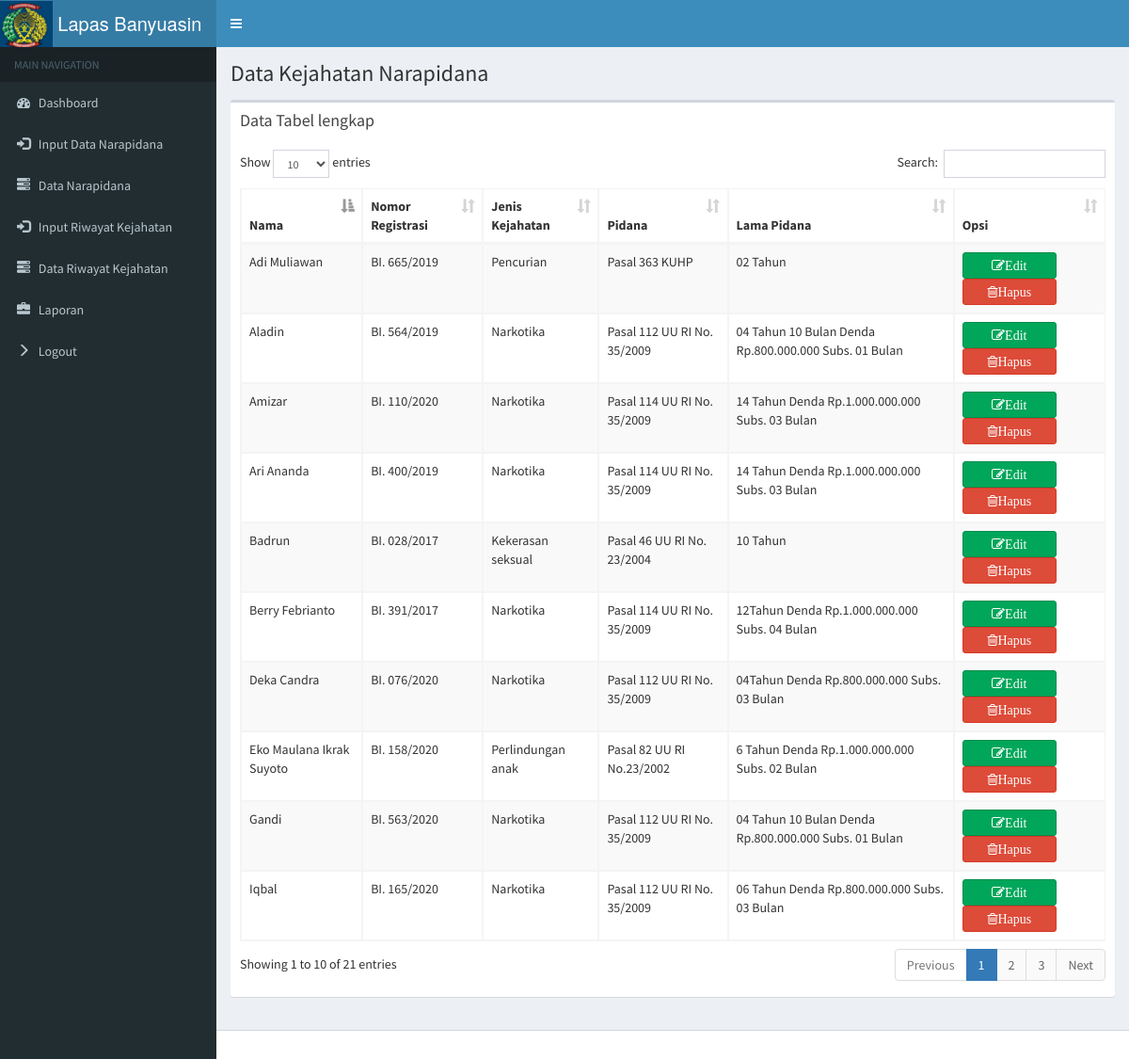
Page /data_kejahatan.php (signed in) on the committed database.
### tables this page shows
CREATE TABLE `kejahatan` (
  `id` int(11) NOT NULL,
  `nama` varchar(222) NOT NULL,
  `nmr_regis` varchar(222) NOT NULL,
  `jenis_kjh` varchar(222) NOT NULL,
  `pidana` varchar(222) NOT NULL,
  `lama_pidana` varchar(222) NOT NULL
);

### data_kejahatan.php (the view, shortened to what this page needs)
<!DOCTYPE html>
<html>
<head>
    <link rel="stylesheet" href="bootstrap/css/bootstrap.min.css">
    <link rel="stylesheet" href="https://cdnjs.cloudflare.com/ajax/libs/font-awesome/4.5.0/css/font-awesome.min.css">
    <link rel="stylesheet" href="https://cdnjs.cloudflare.com/ajax/libs/ionicons/2.0.1/css/ionicons.min.css">
    <link rel="stylesheet" href="plugins/datatables/dataTables.bootstrap.css">
    <link rel="stylesheet" href="dist/css/AdminLTE.min.css">
    <link rel="stylesheet" href="dist/css/skins/_all-skins.min.css">
</head>
<body class="hold-transition skin-blue sidebar-mini">
    <div class="wrapper">
        <header class="main-header">
            <a href="index.php" class="logo">
                <span class="icon-bar">
                    <img src="a.jpg" width="60px" style="margin-left: -20px;"> Lapas Banyuasin</span>
            </a>
            <nav class="navbar navbar-static-top">
                <a href="#" class="sidebar-toggle" data-toggle="offcanvas" role="button">
                </a>
            </nav>
        </header>
        <aside class="main-sidebar">
            <section class="sidebar">
                <ul class="sidebar-menu">
                    <li class="header">MAIN NAVIGATION</li>
                    <li class="treeview">
                        <a href="index.php">
                            <i class="fa fa-dashboard"></i> <span>Dashboard</span>
                        </a>
                    </li>
                    <li class="treeview">
                        <a href="input_napi.php">
                            <i class="glyphicon glyphicon-log-in"></i> <span>Input Data Narapidana</span>
                        </a>
                    </li>
                    <li class="treeview">
                        <a href="data_napi.php">
                            <i class="glyphicon glyphicon-tasks"></i> <span>Data Narapidana</span>
                        </a>
                    </li>
                    <li class="treeview">
                        <a href="input_kejahatan.php">
                            <i class="glyphicon glyphicon-log-in"></i> <span>Input Riwayat Kejahatan</span>
                        </a>
                    </li>
                    <li class="treeview">
                        <a href="data_kejahatan.php">
                            <i class="glyphicon glyphicon-tasks"></i> <span>Data Riwayat Kejahatan</span>
                        </a>
                    </li>
                    <li class="treeview">
                        <a href="cetak.php" target="_self">
                            <i class="glyphicon glyphicon-briefcase"></i> <span>Laporan</span>
                        </a>
                    </li>
                    <li class="treeview">
                        <a href="logout.php">
                            <i class="glyphicon glyphicon-menu-right"></i> <span>Logout</span>
                        </a>
                    </li>
                </ul>
            </section>
        </aside>
        <div class="content-wrapper">
            <section class="content-header">
                <h1>
                    Data Kejahatan Narapidana
                </h1>
            </section>
            <section class="content">
                <div class="row">
                    <div class="col-xs-12">
                        <div class="box">
                            <div class="box-header">
                                <h3 class="box-title">Data Tabel lengkap</h3>
                            </div>
                            <div class="box-body">
                                <table id="example1" class="table table-bordered table-striped">
                                    <thead>
                                        <tr>
                                            <th>Nama</th>
                                            <th>Nomor Registrasi</th>
                                            <th>Jenis Kejahatan</th>
                                            <th>Pidana</th>
                                            <th>Lama Pidana</th>
                                            <th>Opsi</th>
                                        </tr>
                                    </thead>
                                    <tbody>
                                        <?php
                                        include 'koneksi.php';
                                        $barang = mysqli_query($koneksi, "SELECT * FROM kejahatan");
                                        while ($b = mysqli_fetch_array($barang)) {
                                        ?>
                                        <tr>
                                            <td><?php echo $b['nama']; ?></td>
                                            <td><?php echo $b['nmr_regis']; ?></td>
                                            <td><?php echo $b['jenis_kjh']; ?></td>
                                            <td><?php echo $b['pidana']; ?></td>
                                            <td><?php echo $b['lama_pidana']; ?></td>
                                            <td>
                                                <a href="edit_kejahatan.php?id=<?php echo $b['id']; ?>" type="button"
                                                    class="btn btn-success btn-btn-app fa fa-edit"
                                                    style="width: 100px;">Edit</a>
                                                <a href="delete_kejahatan.php?id=<?php echo $b['id']; ?>" type="button"
                                                    class="btn btn-danger btn-btn-app fa fa-trash-o"
                                                    style="width: 100px;">Hapus</a>
                                            </td>
                                        </tr>
                                        <?php
                                        }
                                        ?>
                                    </tbody>
                                </table>
                            </div>
                        </div>
                    </div>
                </div>
            </section>
        </div>
        <footer class="main-footer">
        </footer>
    </div>
</body>
</html>

### rows in the picture
kejahatan: nama "Amizar", nmr_regis "BI. 110/2020", jenis_kjh "Narkotika", pidana "Pasal 114 UU RI No. 35/2009", lama_pidana "14 Tahun Denda Rp.1.000.000.000 Subs. 03 Bulan"
kejahatan: nama "Ari Ananda", nmr_regis "BI. 400/2019", jenis_kjh "Narkotika", pidana "Pasal 114 UU RI No. 35/2009", lama_pidana "14 Tahun Denda Rp.1.000.000.000 Subs. 03 Bulan"
kejahatan: nama "Badrun", nmr_regis "BI. 028/2017", jenis_kjh "Kekerasan seksual", pidana "Pasal 46 UU RI No. 23/2004", lama_pidana "10 Tahun"
kejahatan: nama "Deka Candra", nmr_regis "BI. 076/2020", jenis_kjh "Narkotika", pidana "Pasal 112 UU RI No. 35/2009", lama_pidana "04Tahun Denda Rp.800.000.000 Subs. 03 Bulan"
kejahatan: nama "Eko Maulana Ikrak Suyoto", nmr_regis "BI. 158/2020", jenis_kjh "Perlindungan anak", pidana "Pasal 82 UU RI No.23/2002", lama_pidana "6 Tahun Denda Rp.1.000.000.000 Subs. 02 Bulan"
kejahatan: nama "Iqbal", nmr_regis "BI. 165/2020", jenis_kjh "Narkotika", pidana "Pasal 112 UU RI No. 35/2009", lama_pidana "06 Tahun Denda Rp.800.000.000 Subs. 03 Bulan"
kejahatan: nama "Aladin", nmr_regis "BI. 564/2019", jenis_kjh "Narkotika", pidana "Pasal 112 UU RI No. 35/2009", lama_pidana "04 Tahun 10 Bulan Denda Rp.800.000.000 Subs. 01 Bulan"
kejahatan: nama "Gandi", nmr_regis "BI. 563/2020", jenis_kjh "Narkotika", pidana "Pasal 112 UU RI No. 35/2009", lama_pidana "04 Tahun 10 Bulan Denda Rp.800.000.000 Subs. 01 Bulan"
kejahatan: nama "Adi Muliawan", nmr_regis "BI. 665/2019", jenis_kjh "Pencurian", pidana "Pasal 363 KUHP", lama_pidana "02 Tahun"
kejahatan: nama "Berry Febrianto", nmr_regis "BI. 391/2017", jenis_kjh "Narkotika", pidana "Pasal 114 UU RI No. 35/2009", lama_pidana "12Tahun Denda Rp.1.000.000.000 Subs. 04 Bulan"
